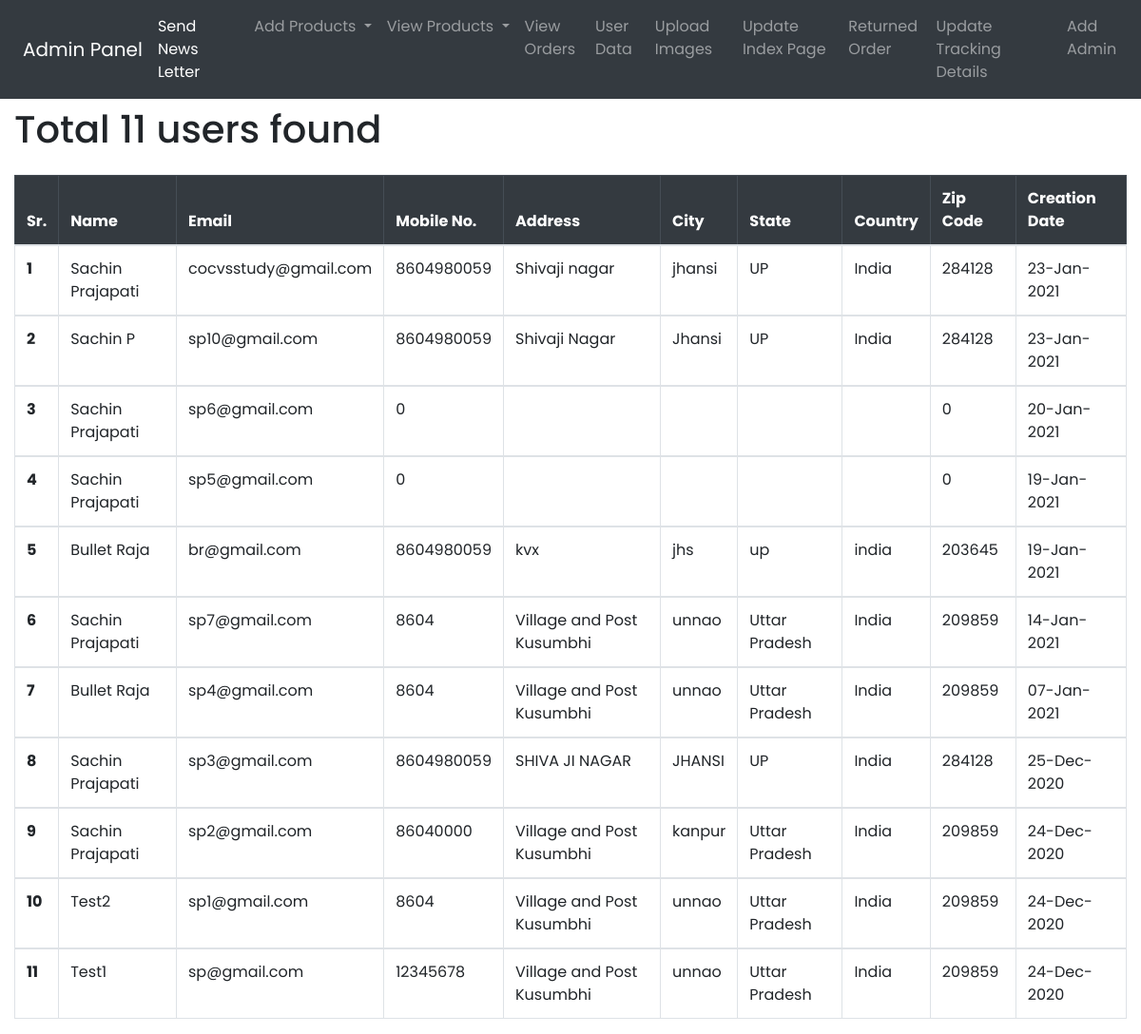
/urban.kleid.owner/user_data.php, run on the app's committed database.
### tables this page shows
CREATE TABLE `users` (
  `id` int(11) NOT NULL,
  `fullname` varchar(150) NOT NULL,
  `username` varchar(100) NOT NULL,
  `password` varchar(255) NOT NULL,
  `mob_no` bigint(20) NOT NULL,
  `address` varchar(255) NOT NULL,
  `city` varchar(150) NOT NULL,
  `postal_code` int(10) NOT NULL,
  `state` varchar(150) NOT NULL,
  `country` varchar(150) NOT NULL,
  `created_at` datetime DEFAULT current_timestamp()
);

### urban.kleid.owner/user_data.php (the view, shortened to what this page needs)
<!DOCTYPE html>
<html lang="en">
<head>
 <link rel="stylesheet" href="https://cdn.jsdelivr.net/npm/bootstrap@4.5.3/dist/css/bootstrap.min.css"
>
 <link rel="stylesheet" href="css/style.css">
</head>
<body>
<?php include 'basic/navbar.php'; ?>
<div class="container-fluid table-responsive mt-2">
<table class="table table-bordered align-middle">
    <thead class="table-dark ">
      <tr>
        <th scope="col">Sr.</th>
        <th scope="col">Name</th>
        <th scope="col">Email</th>
        <th scope="col">Mobile No.</th>
        <th scope="col">Address</th>
        <th scope="col">City</th>
        <th scope="col">State</th>
        <th scope="col">Country</th>
        <th scope="col">Zip Code</th>
        <th scope="col">Creation Date</th>
      </tr>
    </thead>
<?php
include 'dbconnect.php';
$sql = "SELECT * FROM `users`  ORDER BY `id` DESC ";
$result = mysqli_query($conn, $sql);
$rowcount=mysqli_num_rows($result);
echo '<h1 class="text-left mb-4">Total '.$rowcount.' users found</h1>';
$i=0;
while ($row = mysqli_fetch_assoc($result)) {
    $i++;
    $name=$row['fullname'];
    $email=$row['username'];
    $mobile=$row['mob_no'];
    $address=$row['address'];
    $city=$row['city'];
    $postalcode=$row['postal_code'];
    $state=$row['state'];
    $country=$row['country'];
    $created=$row['created_at'];
   $new_date = date("d-M-Y",strtotime($created));
    echo '
    <tbody>
      <tr>
        <th scope="row">'.$i.'</th>
        <td>'.$name.'</td>
        <td>'.$email.'</td>
        <td>'.$mobile.'</td>
        <td>'.$address.'</td>
        <td>'.$city.'</td>
        <td>'.$state.'</td>
        <td>'.$country.'</td>
        <td>'.$postalcode.'</td>
        <td>'.$new_date.'</td>
      </tr>
    </tbody>
   ';
}
?>
 </table>
 </div>
</body>
 </html>

### urban.kleid.owner/css/style.css (style rules this page uses)
* { margin: 0; padding: 0; }
body { font-family: 'Mukta Vaani', sans-serif; font-family: 'Nunito Sans', sans-serif; font-family: 'Poppins', sans-serif; }

### data on the page
users: fullname "Sachin Prajapati", username "cocvsstudy@gmail.com", mob_no "8604980059", address "Shivaji nagar", city "jhansi", state "UP", country "India", postal_code "284128", created_at "23-Jan-2021"
users: fullname "Sachin P", username "sp10@gmail.com", mob_no "8604980059", address "Shivaji Nagar", city "Jhansi", state "UP", country "India", postal_code "284128", created_at "23-Jan-2021"
users: fullname "Sachin Prajapati", username "sp6@gmail.com", mob_no "0", postal_code "0", created_at "20-Jan-2021"
users: fullname "Sachin Prajapati", username "sp5@gmail.com", mob_no "0", postal_code "0", created_at "19-Jan-2021"
users: fullname "Bullet Raja", username "br@gmail.com", mob_no "8604980059", address "kvx", city "jhs", state "up", country "india", postal_code "203645", created_at "19-Jan-2021"
users: fullname "Sachin Prajapati", username "sp7@gmail.com", mob_no "8604", address "Village and Post Kusumbhi", city "unnao", state "Uttar Pradesh", country "India", postal_code "209859", created_at "14-Jan-2021"
users: fullname "Bullet Raja", username "sp4@gmail.com", mob_no "8604", address "Village and Post Kusumbhi", city "unnao", state "Uttar Pradesh", country "India", postal_code "209859", created_at "07-Jan-2021"
users: fullname "Sachin Prajapati", username "sp3@gmail.com", mob_no "8604980059", address "SHIVA JI NAGAR", city "JHANSI", state "UP", country "India", postal_code "284128", created_at "25-Dec-2020"
users: fullname "Sachin Prajapati", username "sp2@gmail.com", mob_no "86040000", address "Village and Post Kusumbhi", city "kanpur", state "Uttar Pradesh", country "India", postal_code "209859", created_at "24-Dec-2020"
users: fullname "Test2", username "sp1@gmail.com", mob_no "8604", address "Village and Post Kusumbhi", city "unnao", state "Uttar Pradesh", country "India", postal_code "209859", created_at "24-Dec-2020"
users: fullname "Test1", username "sp@gmail.com", mob_no "12345678", address "Village and Post Kusumbhi", city "unnao", state "Uttar Pradesh", country "India", postal_code "209859", created_at "24-Dec-2020"

### other printed values
$rowcount "11"
